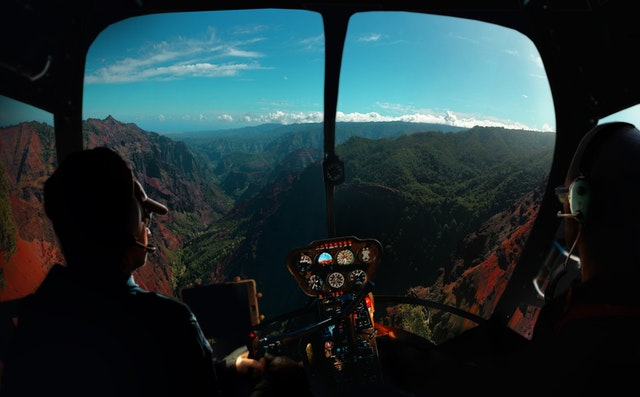
//> input picture Page122_code4.5/contrast.jpg, 640 x 397 px
$ ./test   (built with g++ and OpenCV 4)
//> lines starting //> are read from the running program, lines starting //| are printed output that depends on the picture
#include "opencv2/opencv.hpp"
#include <iostream>

using namespace std;
using namespace cv;

int main() {
	double alpha = 1.0;
	int beta = 0;
	Mat img = imread("contrast.jpg", IMREAD_GRAYSCALE);
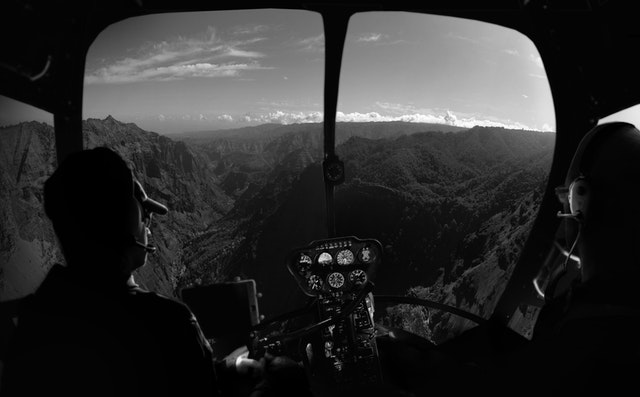
//> img: 397 rows x 640 cols, CV_8UC1; min 0, max 255, mean 44.8
	Mat oimg = Mat::zeros(img.size(), img.type());
	cout << "알파값을 입력하시오 : [1.0-3.0]: "; cin >> alpha;
//> the answer given: 0.5
	cout << "베타값을 입력하시오 : [0-100]: "; cin >> beta;
//> the answer given: 30
	// [8 lines of commented-out code are left out]

	img.convertTo(oimg, -1, alpha, beta);
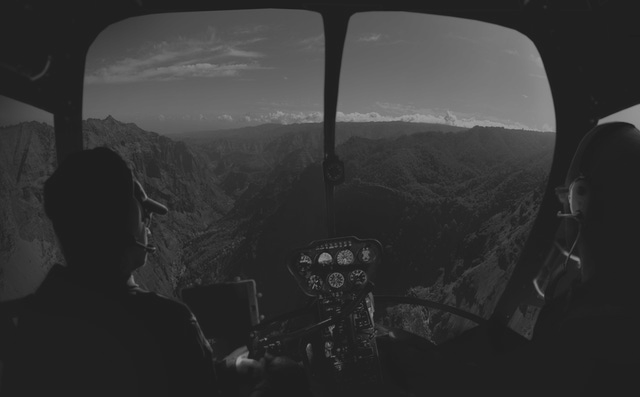
//> oimg: 397 rows x 640 cols, CV_8UC1; min 30, max 158, mean 52.4
	imshow("Original Image", img);
	imshow("New Image", oimg);
	waitKey();
	return 0;
}
